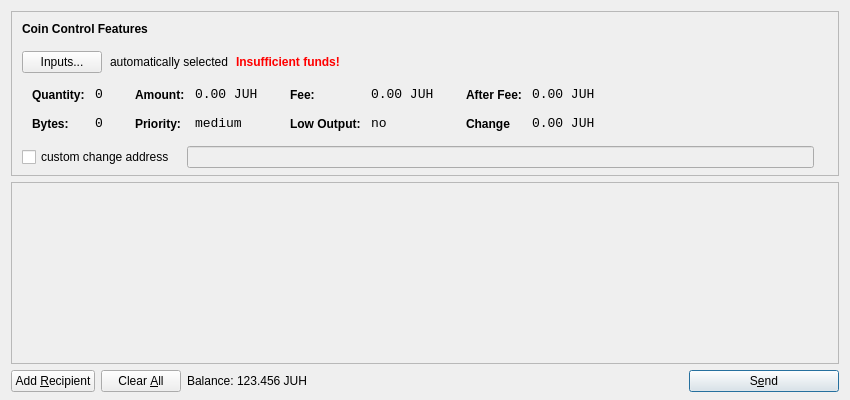
<?xml version="1.0" encoding="UTF-8"?>
<ui version="4.0">
 <class>SendCoinsDialog</class>
 <widget class="QDialog" name="SendCoinsDialog">
  <property name="geometry">
   <rect>
    <x>0</x>
    <y>0</y>
    <width>850</width>
    <height>400</height>
   </rect>
  </property>
  <property name="windowTitle">
   <string>Send Coins</string>
  </property>
  <layout class="QVBoxLayout" name="verticalLayout" stretch="0,1,0">
   <property name="bottomMargin">
    <number>8</number>
   </property>
   <item>
    <widget class="QFrame" name="frameCoinControl">
     <property name="sizePolicy">
      <sizepolicy hsizetype="Expanding" vsizetype="Expanding">
       <horstretch>0</horstretch>
       <verstretch>0</verstretch>
      </sizepolicy>
     </property>
     <property name="maximumSize">
      <size>
       <width>16777215</width>
       <height>16777215</height>
      </size>
     </property>
     <property name="frameShape">
      <enum>QFrame::StyledPanel</enum>
     </property>
     <property name="frameShadow">
      <enum>QFrame::Sunken</enum>
     </property>
     <layout class="QVBoxLayout" name="verticalLayoutCoinControl2">
      <property name="spacing">
       <number>-1</number>
      </property>
      <property name="leftMargin">
       <number>0</number>
      </property>
      <property name="topMargin">
       <number>0</number>
      </property>
      <property name="rightMargin">
       <number>0</number>
      </property>
      <property name="bottomMargin">
       <number>6</number>
      </property>
      <item>
       <layout class="QVBoxLayout" name="verticalLayoutCoinControl" stretch="0,0,0,0,1">
        <property name="spacing">
         <number>0</number>
        </property>
        <property name="leftMargin">
         <number>10</number>
        </property>
        <property name="topMargin">
         <number>10</number>
        </property>
        <item>
         <layout class="QHBoxLayout" name="horizontalLayoutCoinControl1">
          <property name="bottomMargin">
           <number>15</number>
          </property>
          <item>
           <widget class="QLabel" name="labelCoinControlFeatures">
            <property name="sizePolicy">
             <sizepolicy hsizetype="Preferred" vsizetype="Maximum">
              <horstretch>0</horstretch>
              <verstretch>0</verstretch>
             </sizepolicy>
            </property>
            <property name="font">
             <font>
              <weight>75</weight>
              <bold>true</bold>
             </font>
            </property>
            <property name="styleSheet">
             <string notr="true">font-weight:bold;</string>
            </property>
            <property name="text">
             <string>Coin Control Features</string>
            </property>
           </widget>
          </item>
         </layout>
        </item>
        <item>
         <layout class="QHBoxLayout" name="horizontalLayoutCoinControl2" stretch="0,0,0,0">
          <property name="spacing">
           <number>8</number>
          </property>
          <property name="bottomMargin">
           <number>10</number>
          </property>
          <item>
           <widget class="QPushButton" name="pushButtonCoinControl">
            <property name="styleSheet">
             <string notr="true"/>
            </property>
            <property name="text">
             <string>Inputs...</string>
            </property>
           </widget>
          </item>
          <item>
           <widget class="QLabel" name="labelCoinControlAutomaticallySelected">
            <property name="text">
             <string>automatically selected</string>
            </property>
            <property name="margin">
             <number>5</number>
            </property>
           </widget>
          </item>
          <item>
           <widget class="QLabel" name="labelCoinControlInsuffFunds">
            <property name="font">
             <font>
              <weight>75</weight>
              <bold>true</bold>
             </font>
            </property>
            <property name="styleSheet">
             <string notr="true">color:red;font-weight:bold;</string>
            </property>
            <property name="text">
             <string>Insufficient funds!</string>
            </property>
            <property name="margin">
             <number>5</number>
            </property>
           </widget>
          </item>
          <item>
           <spacer name="horizontalSpacerCoinControl">
            <property name="orientation">
             <enum>Qt::Horizontal</enum>
            </property>
            <property name="sizeHint" stdset="0">
             <size>
              <width>40</width>
              <height>1</height>
             </size>
            </property>
           </spacer>
          </item>
         </layout>
        </item>
        <item>
         <widget class="QWidget" name="widgetCoinControl" native="true">
          <property name="sizePolicy">
           <sizepolicy hsizetype="Preferred" vsizetype="Preferred">
            <horstretch>0</horstretch>
            <verstretch>0</verstretch>
           </sizepolicy>
          </property>
          <property name="minimumSize">
           <size>
            <width>0</width>
            <height>0</height>
           </size>
          </property>
          <property name="styleSheet">
           <string notr="true"/>
          </property>
          <layout class="QHBoxLayout" name="horizontalLayoutCoinControl5">
           <property name="margin">
            <number>0</number>
           </property>
           <item>
            <layout class="QHBoxLayout" name="horizontalLayoutCoinControl3" stretch="0,0,0,1">
             <property name="spacing">
              <number>20</number>
             </property>
             <property name="topMargin">
              <number>0</number>
             </property>
             <property name="bottomMargin">
              <number>10</number>
             </property>
             <item>
              <layout class="QFormLayout" name="formLayoutCoinControl1">
               <property name="horizontalSpacing">
                <number>10</number>
               </property>
               <property name="verticalSpacing">
                <number>14</number>
               </property>
               <property name="leftMargin">
                <number>10</number>
               </property>
               <property name="topMargin">
                <number>4</number>
               </property>
               <property name="rightMargin">
                <number>6</number>
               </property>
               <item row="0" column="0">
                <widget class="QLabel" name="labelCoinControlQuantityText">
                 <property name="styleSheet">
                  <string notr="true">font-weight:bold;</string>
                 </property>
                 <property name="text">
                  <string>Quantity:</string>
                 </property>
                 <property name="margin">
                  <number>0</number>
                 </property>
                </widget>
               </item>
               <item row="0" column="1">
                <widget class="QLabel" name="labelCoinControlQuantity">
                 <property name="font">
                  <font>
                   <family>Monospace</family>
                   <pointsize>10</pointsize>
                  </font>
                 </property>
                 <property name="cursor">
                  <cursorShape>IBeamCursor</cursorShape>
                 </property>
                 <property name="contextMenuPolicy">
                  <enum>Qt::ActionsContextMenu</enum>
                 </property>
                 <property name="text">
                  <string>0</string>
                 </property>
                 <property name="margin">
                  <number>0</number>
                 </property>
                 <property name="textInteractionFlags">
                  <set>Qt::LinksAccessibleByMouse|Qt::TextSelectableByKeyboard|Qt::TextSelectableByMouse</set>
                 </property>
                </widget>
               </item>
               <item row="1" column="0">
                <widget class="QLabel" name="labelCoinControlBytesText">
                 <property name="styleSheet">
                  <string notr="true">font-weight:bold;</string>
                 </property>
                 <property name="text">
                  <string>Bytes:</string>
                 </property>
                </widget>
               </item>
               <item row="1" column="1">
                <widget class="QLabel" name="labelCoinControlBytes">
                 <property name="font">
                  <font>
                   <family>Monospace</family>
                   <pointsize>10</pointsize>
                  </font>
                 </property>
                 <property name="cursor">
                  <cursorShape>IBeamCursor</cursorShape>
                 </property>
                 <property name="contextMenuPolicy">
                  <enum>Qt::ActionsContextMenu</enum>
                 </property>
                 <property name="text">
                  <string>0</string>
                 </property>
                 <property name="textInteractionFlags">
                  <set>Qt::LinksAccessibleByMouse|Qt::TextSelectableByKeyboard|Qt::TextSelectableByMouse</set>
                 </property>
                </widget>
               </item>
              </layout>
             </item>
             <item>
              <layout class="QFormLayout" name="formLayoutCoinControl2">
               <property name="horizontalSpacing">
                <number>10</number>
               </property>
               <property name="verticalSpacing">
                <number>14</number>
               </property>
               <property name="leftMargin">
                <number>6</number>
               </property>
               <property name="topMargin">
                <number>4</number>
               </property>
               <property name="rightMargin">
                <number>6</number>
               </property>
               <item row="0" column="0">
                <widget class="QLabel" name="labelCoinControlAmountText">
                 <property name="styleSheet">
                  <string notr="true">font-weight:bold;</string>
                 </property>
                 <property name="text">
                  <string>Amount:</string>
                 </property>
                 <property name="margin">
                  <number>0</number>
                 </property>
                </widget>
               </item>
               <item row="0" column="1">
                <widget class="QLabel" name="labelCoinControlAmount">
                 <property name="font">
                  <font>
                   <family>Monospace</family>
                   <pointsize>10</pointsize>
                  </font>
                 </property>
                 <property name="cursor">
                  <cursorShape>IBeamCursor</cursorShape>
                 </property>
                 <property name="contextMenuPolicy">
                  <enum>Qt::ActionsContextMenu</enum>
                 </property>
                 <property name="text">
                  <string>0.00 JUH</string>
                 </property>
                 <property name="textInteractionFlags">
                  <set>Qt::LinksAccessibleByMouse|Qt::TextSelectableByKeyboard|Qt::TextSelectableByMouse</set>
                 </property>
                </widget>
               </item>
               <item row="1" column="0">
                <widget class="QLabel" name="labelCoinControlPriorityText">
                 <property name="styleSheet">
                  <string notr="true">font-weight:bold;</string>
                 </property>
                 <property name="text">
                  <string>Priority:</string>
                 </property>
                </widget>
               </item>
               <item row="1" column="1">
                <widget class="QLabel" name="labelCoinControlPriority">
                 <property name="font">
                  <font>
                   <family>Monospace</family>
                   <pointsize>10</pointsize>
                  </font>
                 </property>
                 <property name="cursor">
                  <cursorShape>IBeamCursor</cursorShape>
                 </property>
                 <property name="contextMenuPolicy">
                  <enum>Qt::ActionsContextMenu</enum>
                 </property>
                 <property name="text">
                  <string>medium</string>
                 </property>
                 <property name="textInteractionFlags">
                  <set>Qt::LinksAccessibleByMouse|Qt::TextSelectableByKeyboard|Qt::TextSelectableByMouse</set>
                 </property>
                </widget>
               </item>
              </layout>
             </item>
             <item>
              <layout class="QFormLayout" name="formLayoutCoinControl3">
               <property name="horizontalSpacing">
                <number>10</number>
               </property>
               <property name="verticalSpacing">
                <number>14</number>
               </property>
               <property name="leftMargin">
                <number>6</number>
               </property>
               <property name="topMargin">
                <number>4</number>
               </property>
               <property name="rightMargin">
                <number>6</number>
               </property>
               <item row="0" column="0">
                <widget class="QLabel" name="labelCoinControlFeeText">
                 <property name="styleSheet">
                  <string notr="true">font-weight:bold;</string>
                 </property>
                 <property name="text">
                  <string>Fee:</string>
                 </property>
                 <property name="margin">
                  <number>0</number>
                 </property>
                </widget>
               </item>
               <item row="0" column="1">
                <widget class="QLabel" name="labelCoinControlFee">
                 <property name="font">
                  <font>
                   <family>Monospace</family>
                   <pointsize>10</pointsize>
                  </font>
                 </property>
                 <property name="cursor">
                  <cursorShape>IBeamCursor</cursorShape>
                 </property>
                 <property name="contextMenuPolicy">
                  <enum>Qt::ActionsContextMenu</enum>
                 </property>
                 <property name="text">
                  <string>0.00 JUH</string>
                 </property>
                 <property name="textInteractionFlags">
                  <set>Qt::LinksAccessibleByMouse|Qt::TextSelectableByKeyboard|Qt::TextSelectableByMouse</set>
                 </property>
                </widget>
               </item>
               <item row="1" column="0">
                <widget class="QLabel" name="labelCoinControlLowOutputText">
                 <property name="styleSheet">
                  <string notr="true">font-weight:bold;</string>
                 </property>
                 <property name="text">
                  <string>Low Output:</string>
                 </property>
                </widget>
               </item>
               <item row="1" column="1">
                <widget class="QLabel" name="labelCoinControlLowOutput">
                 <property name="font">
                  <font>
                   <family>Monospace</family>
                   <pointsize>10</pointsize>
                  </font>
                 </property>
                 <property name="cursor">
                  <cursorShape>IBeamCursor</cursorShape>
                 </property>
                 <property name="contextMenuPolicy">
                  <enum>Qt::ActionsContextMenu</enum>
                 </property>
                 <property name="text">
                  <string>no</string>
                 </property>
                 <property name="textInteractionFlags">
                  <set>Qt::LinksAccessibleByMouse|Qt::TextSelectableByKeyboard|Qt::TextSelectableByMouse</set>
                 </property>
                </widget>
               </item>
              </layout>
             </item>
             <item>
              <layout class="QFormLayout" name="formLayoutCoinControl4">
               <property name="horizontalSpacing">
                <number>10</number>
               </property>
               <property name="verticalSpacing">
                <number>14</number>
               </property>
               <property name="leftMargin">
                <number>6</number>
               </property>
               <property name="topMargin">
                <number>4</number>
               </property>
               <property name="rightMargin">
                <number>6</number>
               </property>
               <item row="0" column="0">
                <widget class="QLabel" name="labelCoinControlAfterFeeText">
                 <property name="styleSheet">
                  <string notr="true">font-weight:bold;</string>
                 </property>
                 <property name="text">
                  <string>After Fee:</string>
                 </property>
                 <property name="margin">
                  <number>0</number>
                 </property>
                </widget>
               </item>
               <item row="0" column="1">
                <widget class="QLabel" name="labelCoinControlAfterFee">
                 <property name="font">
                  <font>
                   <family>Monospace</family>
                   <pointsize>10</pointsize>
                  </font>
                 </property>
                 <property name="cursor">
                  <cursorShape>IBeamCursor</cursorShape>
                 </property>
                 <property name="contextMenuPolicy">
                  <enum>Qt::ActionsContextMenu</enum>
                 </property>
                 <property name="text">
                  <string>0.00 JUH</string>
                 </property>
                 <property name="textInteractionFlags">
                  <set>Qt::LinksAccessibleByMouse|Qt::TextSelectableByKeyboard|Qt::TextSelectableByMouse</set>
                 </property>
                </widget>
               </item>
               <item row="1" column="0">
                <widget class="QLabel" name="labelCoinControlChangeText">
                 <property name="styleSheet">
                  <string notr="true">font-weight:bold;</string>
                 </property>
                 <property name="text">
                  <string>Change</string>
                 </property>
                </widget>
               </item>
               <item row="1" column="1">
                <widget class="QLabel" name="labelCoinControlChange">
                 <property name="font">
                  <font>
                   <family>Monospace</family>
                   <pointsize>10</pointsize>
                  </font>
                 </property>
                 <property name="cursor">
                  <cursorShape>IBeamCursor</cursorShape>
                 </property>
                 <property name="contextMenuPolicy">
                  <enum>Qt::ActionsContextMenu</enum>
                 </property>
                 <property name="text">
                  <string>0.00 JUH</string>
                 </property>
                 <property name="textInteractionFlags">
                  <set>Qt::LinksAccessibleByMouse|Qt::TextSelectableByKeyboard|Qt::TextSelectableByMouse</set>
                 </property>
                </widget>
               </item>
              </layout>
             </item>
            </layout>
           </item>
          </layout>
         </widget>
        </item>
        <item>
         <layout class="QHBoxLayout" name="horizontalLayoutCoinControl4" stretch="0,0,0">
          <property name="spacing">
           <number>12</number>
          </property>
          <property name="sizeConstraint">
           <enum>QLayout::SetDefaultConstraint</enum>
          </property>
          <property name="topMargin">
           <number>5</number>
          </property>
          <property name="rightMargin">
           <number>5</number>
          </property>
          <item>
           <widget class="QCheckBox" name="checkBoxCoinControlChange">
            <property name="text">
             <string>custom change address</string>
            </property>
           </widget>
          </item>
          <item>
           <widget class="QLineEdit" name="lineEditCoinControlChange">
            <property name="enabled">
             <bool>false</bool>
            </property>
            <property name="sizePolicy">
             <sizepolicy hsizetype="Expanding" vsizetype="Fixed">
              <horstretch>0</horstretch>
              <verstretch>0</verstretch>
             </sizepolicy>
            </property>
           </widget>
          </item>
          <item>
           <widget class="QLabel" name="labelCoinControlChangeLabel">
            <property name="sizePolicy">
             <sizepolicy hsizetype="Preferred" vsizetype="Expanding">
              <horstretch>0</horstretch>
              <verstretch>0</verstretch>
             </sizepolicy>
            </property>
            <property name="minimumSize">
             <size>
              <width>0</width>
              <height>0</height>
             </size>
            </property>
            <property name="text">
             <string/>
            </property>
            <property name="margin">
             <number>3</number>
            </property>
           </widget>
          </item>
         </layout>
        </item>
        <item>
         <spacer name="verticalSpacerCoinControl">
          <property name="orientation">
           <enum>Qt::Vertical</enum>
          </property>
          <property name="sizeHint" stdset="0">
           <size>
            <width>800</width>
            <height>1</height>
           </size>
          </property>
         </spacer>
        </item>
       </layout>
      </item>
     </layout>
    </widget>
   </item>
   <item>
    <widget class="QScrollArea" name="scrollArea">
     <property name="widgetResizable">
      <bool>true</bool>
     </property>
     <widget class="QWidget" name="scrollAreaWidgetContents">
      <property name="geometry">
       <rect>
        <x>0</x>
        <y>0</y>
        <width>830</width>
        <height>165</height>
       </rect>
      </property>
      <layout class="QVBoxLayout" name="verticalLayout_2">
       <property name="margin">
        <number>0</number>
       </property>
       <item>
        <layout class="QVBoxLayout" name="entries">
         <property name="spacing">
          <number>6</number>
         </property>
        </layout>
       </item>
       <item>
        <spacer name="verticalSpacer">
         <property name="orientation">
          <enum>Qt::Vertical</enum>
         </property>
         <property name="sizeHint" stdset="0">
          <size>
           <width>20</width>
           <height>40</height>
          </size>
         </property>
        </spacer>
       </item>
      </layout>
     </widget>
    </widget>
   </item>
   <item>
    <layout class="QHBoxLayout" name="horizontalLayout">
     <item>
      <widget class="QPushButton" name="addButton">
       <property name="toolTip">
        <string>Send to multiple recipients at once</string>
       </property>
       <property name="text">
        <string>Add &amp;Recipient</string>
       </property>
       <property name="icon">
        <iconset resource="../bitcoin.qrc">
         <normaloff>:/icons/add</normaloff>:/icons/add</iconset>
       </property>
       <property name="autoDefault">
        <bool>false</bool>
       </property>
      </widget>
     </item>
     <item>
      <widget class="QPushButton" name="clearButton">
       <property name="sizePolicy">
        <sizepolicy hsizetype="Minimum" vsizetype="Fixed">
         <horstretch>0</horstretch>
         <verstretch>0</verstretch>
        </sizepolicy>
       </property>
       <property name="toolTip">
        <string>Remove all transaction fields</string>
       </property>
       <property name="text">
        <string>Clear &amp;All</string>
       </property>
       <property name="icon">
        <iconset resource="../bitcoin.qrc">
         <normaloff>:/icons/remove</normaloff>:/icons/remove</iconset>
       </property>
       <property name="autoRepeatDelay">
        <number>300</number>
       </property>
       <property name="autoDefault">
        <bool>false</bool>
       </property>
      </widget>
     </item>
     <item>
      <layout class="QHBoxLayout" name="horizontalLayout_2">
       <property name="spacing">
        <number>3</number>
       </property>
       <item>
        <widget class="QLabel" name="label">
         <property name="sizePolicy">
          <sizepolicy hsizetype="Preferred" vsizetype="Fixed">
           <horstretch>0</horstretch>
           <verstretch>0</verstretch>
          </sizepolicy>
         </property>
         <property name="text">
          <string>Balance:</string>
         </property>
        </widget>
       </item>
       <item>
        <widget class="QLabel" name="labelBalance">
         <property name="sizePolicy">
          <sizepolicy hsizetype="Preferred" vsizetype="Fixed">
           <horstretch>0</horstretch>
           <verstretch>0</verstretch>
          </sizepolicy>
         </property>
         <property name="cursor">
          <cursorShape>IBeamCursor</cursorShape>
         </property>
         <property name="text">
          <string>123.456 JUH</string>
         </property>
         <property name="textInteractionFlags">
          <set>Qt::LinksAccessibleByMouse|Qt::TextSelectableByKeyboard|Qt::TextSelectableByMouse</set>
         </property>
        </widget>
       </item>
      </layout>
     </item>
     <item>
      <spacer name="horizontalSpacer">
       <property name="orientation">
        <enum>Qt::Horizontal</enum>
       </property>
       <property name="sizeHint" stdset="0">
        <size>
         <width>40</width>
         <height>20</height>
        </size>
       </property>
      </spacer>
     </item>
     <item>
      <widget class="QPushButton" name="sendButton">
       <property name="minimumSize">
        <size>
         <width>150</width>
         <height>0</height>
        </size>
       </property>
       <property name="toolTip">
        <string>Confirm the send action</string>
       </property>
       <property name="text">
        <string>S&amp;end</string>
       </property>
       <property name="icon">
        <iconset resource="../bitcoin.qrc">
         <normaloff>:/icons/send</normaloff>:/icons/send</iconset>
       </property>
       <property name="default">
        <bool>true</bool>
       </property>
      </widget>
     </item>
    </layout>
   </item>
  </layout>
 </widget>
 <resources>
  <include location="../bitcoin.qrc"/>
 </resources>
 <connections/>
</ui>
